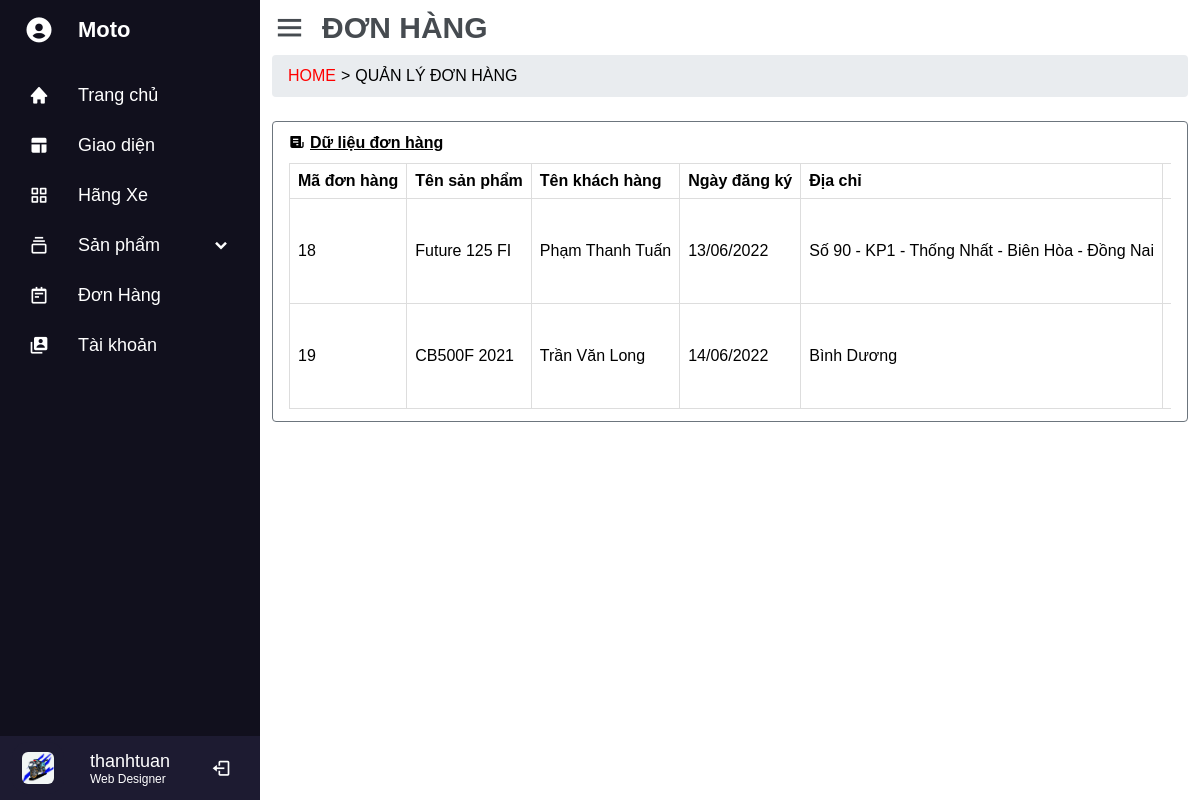
/admin/donhang.php (signed in), run on the app's committed database.
### tables this page shows
CREATE TABLE `donhang` (
  `MaDonHang` int(11) NOT NULL,
  `TenXe` varchar(50) DEFAULT NULL,
  `NgayDK` date DEFAULT NULL,
  `GhiChu` longtext DEFAULT NULL,
  `MaXe` char(5) DEFAULT NULL,
  `MaKhachHang` char(8) DEFAULT NULL,
  `TrangThai` tinyint(1) NOT NULL
);

CREATE TABLE `xe` (
  `MaXe` char(5) NOT NULL,
  `TenXe` varchar(25) DEFAULT NULL,
  `Gia` float DEFAULT NULL,
  `Hinh` longtext DEFAULT NULL,
  `TenHang` varchar(15) DEFAULT NULL,
  `MaLoai` char(3) DEFAULT NULL,
  `HienThi` tinyint(1) NOT NULL
);

CREATE TABLE `khachhang` (
  `MaKhachHang` char(8) NOT NULL,
  `TenKhachHang` varchar(40) DEFAULT NULL,
  `DiaChi` varchar(100) DEFAULT NULL,
  `SDT` char(10) DEFAULT NULL,
  `Email` char(45) DEFAULT NULL
);

### include/connect.php (called while the page is built, shortened)
<?php
function executeResult($SQL)
{
$CON = mysqli_connect(SERVER, USER, PASS, DB);
    mysqli_set_charset($CON, 'UTF8');
    $RESULT = mysqli_query($CON, $SQL);
    $DATA = [];
    while ($ROW = mysqli_fetch_array($RESULT, 1)) {
        $DATA[] = $ROW;
    }
    return $DATA;
}

### admin/donhang.php (the view, shortened to what this page needs)
<?php
require_once('../include/connect.php');
?>
<!DOCTYPE html>
<html lang="en">
<head>
    <link href='https://unpkg.com/boxicons@2.1.2/css/boxicons.min.css' rel='stylesheet'>
    <?php
    require_once('./style.php');
    ?>
</head>
<body>
    <?php
    require_once('./sidebar.php');
    ?>
    <section class="layout-content" style="overflow: auto;">
        <div class="content">
            <div class="header">
                <i class='bx bx-menu'></i>
                <div class="title-content">ĐƠN HÀNG</div>
            </div>
            <div class="menu-content">
                <a class="parent" href="admin.php">HOME</a>
                <span class="img">></span>
                <span>QUẢN LÝ ĐƠN HÀNG</span>
            </div>
            <div class="card">
                <div class="card-header">
                    <div class="img">
                    <i class='bx bxs-receipt'></i>
                    </div>
                    <div class="dulieu">
                        <span>Dữ liệu đơn hàng</span>
                    </div>
                </div>
                <div class="card-body">
                    <div class="table-responsive">
                        <table>
                            <tr class="title">
                                <td>Mã đơn hàng</td>
                                <td>Tên sản phẩm</td>
                                <td>Tên khách hàng</td>
                                <td>Ngày đăng ký</td>
                                <td>Địa chỉ</td>
                                <td>Số điện thoại</td>
                            </tr>
                            <?php
                            $SQL = 'SELECT MaDonHang, xe.TenXe, TenKhachHang, NgayDK, DiaChi, SDT, Email, GhiChu, TrangThai, khachhang.MaKhachHang
                                     FROM donhang
                                     INNER JOIN khachhang
                                     ON donhang.MaKhachHang = khachhang.MaKhachHang
                                     INNER JOIN xe
                                     ON donhang.MaXe = xe.MaXe';
                            $categoryList = executeResult($SQL);
                            foreach ($categoryList as $item) {
                                if ($item['TrangThai'] == 1) {
                                    $TrangThai = '<span style="font-weight: bold; color: green;">Đã xử lý</span>';
                                    $Ngaydk = $item['NgayDK'];
                                    $date= date_create("$Ngaydk");
                                    $NgayDK = date_format($date,"d/m/Y");
                                    echo '<tr>
                                            <td>' . $item['MaDonHang'] . '</td>
                                            <td>' . $item['TenXe'] . '</td>
                                            <td>' . $item['TenKhachHang'] . '</td>
                                            <td>' . $NgayDK . '</td>
                                            <td>' . $item['DiaChi'] . '</td>
                                            <td>' . $item['SDT'] . '</td>
                                            <td>' . $item['Email'] . '</td>
                                            <td>' . $item['GhiChu'] . '</td>
                                            <td>' . $TrangThai . '</td>
                                            <td>
                                            <form method="post">
                                            <input value="' . $item['MaDonHang'] . '" class="form-control" id="MaDonHang" name="MaDonHang" type="hidden"/>
                                            <input value="' . $item['MaKhachHang'] . '" class="form-control" id="MaKhachHang" name="MaKhachHang" type="hidden"/>
                                                <div class="frame">
                                        <button id="btn-xoa" name="btn-xoa" class="custom-btn btn-7 huy"><span>xóa</span></button>
                                    </div>
                                                </form>
                                            </td>
                                    </tr>';
                                } else {
                                    $TrangThai = '<span style="font-weight: bold; color: red;">Chưa xử lý</span>';
                                    $Ngaydk = $item['NgayDK'];
                                    $date= date_create("$Ngaydk");
                                    $NgayDK = date_format($date,"d/m/Y");
                                    echo '<tr>
                                            <td>' . $item['MaDonHang'] . '</td>
                                            <td>' . $item['TenXe'] . '</td>
                                            <td>' . $item['TenKhachHang'] . '</td>
                                            <td>' . $NgayDK . '</td>
                                            <td>' . $item['DiaChi'] . '</td>
                                            <td>' . $item['SDT'] . '</td>
                                            <td>' . $item['Email'] . '</td>
                                            <td>' . $item['GhiChu'] . '</td>
                                            <td>' . $TrangThai . '</td>
                                            <td>
                                            <form method="post">
                                            <input value="' . $item['MaDonHang'] . '" class="form-control" id="MaDonHang" name="MaDonHang" type="hidden"/>
                                            <input value="' . $item['MaKhachHang'] . '" class="form-control" id="MaKhachHang" name="MaKhachHang" type="hidden"/>
                                                <div class="frame">
                                        <button id="btn-xuly" name="btn-xuly" class="custom-btn btn-7 xn"><span>Xử lý</span></button>
                                    </div>
                                    <div class="frame">
                                        <button id="btn-xoa" name="btn-xoa" class="custom-btn btn-7 huy"><span>xóa</span></button>
                                    </div>
                                                </form>
                                            </td>
                                    </tr>';
                                }
                            }
                            ?>
                        </table>
                    </div>
                </div>
            </div>
        </div>
    </section>
</body>
</html>

### admin/css/admin.css (style rules this page uses)
:root { --gray: #464b50; --secondary: #6c757d; --gainsboro: #e9ecef; }
* { margin: 0; padding: 0; box-sizing: border-box; font-family: sans-serif; }
.layout-content { position: absolute; height: 100%; left: 260px; width: calc(100% - 260px); transition: all 0.5s ease; }
.layout-content .content { margin: 10px 12px; }
.layout-content .content .header { display: flex; align-items: center; }
.layout-content .content .bx-menu { font-size: 35px; color: var(--gray); margin-right:15px; cursor: pointer; }
.layout-content .content .title-content { font-size: 30px; font-weight: 700; color: var(--gray); }
.layout-content .content .menu-content { display: flex; padding: 0.75rem 1rem; background: var(--gainsboro); border-radius: 0.25rem; margin-top: 10px }
.layout-content .content .menu-content .parent { text-decoration: none; color: red; }
.layout-content .content .menu-content .img { margin: 0px 5px; }
.card { margin-top: 1.5rem; padding: 0.75rem 1rem; border: 1px solid #6c757d; border-radius: 0.25rem; }
.card .card-header { display: flex; }
.card .card-header .img { margin-right: 5px; }
.card-body { margin-top: 10px; }
table { border-collapse: collapse; width: 100%; white-space: nowrap; }
td, th { border: 1px solid #dddddd; text-align: left; padding: 8px; width: auto; }
.table-responsive { overflow-x:auto; }
table .title { font-weight: 600; text-align: none; }
.dulieu { text-decoration: underline; font-weight: bold; }

### data on the page
donhang: MaDonHang "18", MaXe.TenXe "Future 125 FI", MaKhachHang.TenKhachHang "Phạm Thanh Tuấn", NgayDK "13/06/2022", MaKhachHang.DiaChi "Số 90 - KP1 - Thống Nhất - Biên Hòa - Đồng Nai"
donhang: MaDonHang "19", MaXe.TenXe "CB500F 2021", MaKhachHang.TenKhachHang "Trần Văn Long", NgayDK "14/06/2022", MaKhachHang.DiaChi "Bình Dương"

### other printed values
$_SESSION['USER'] "thanhtuan"
